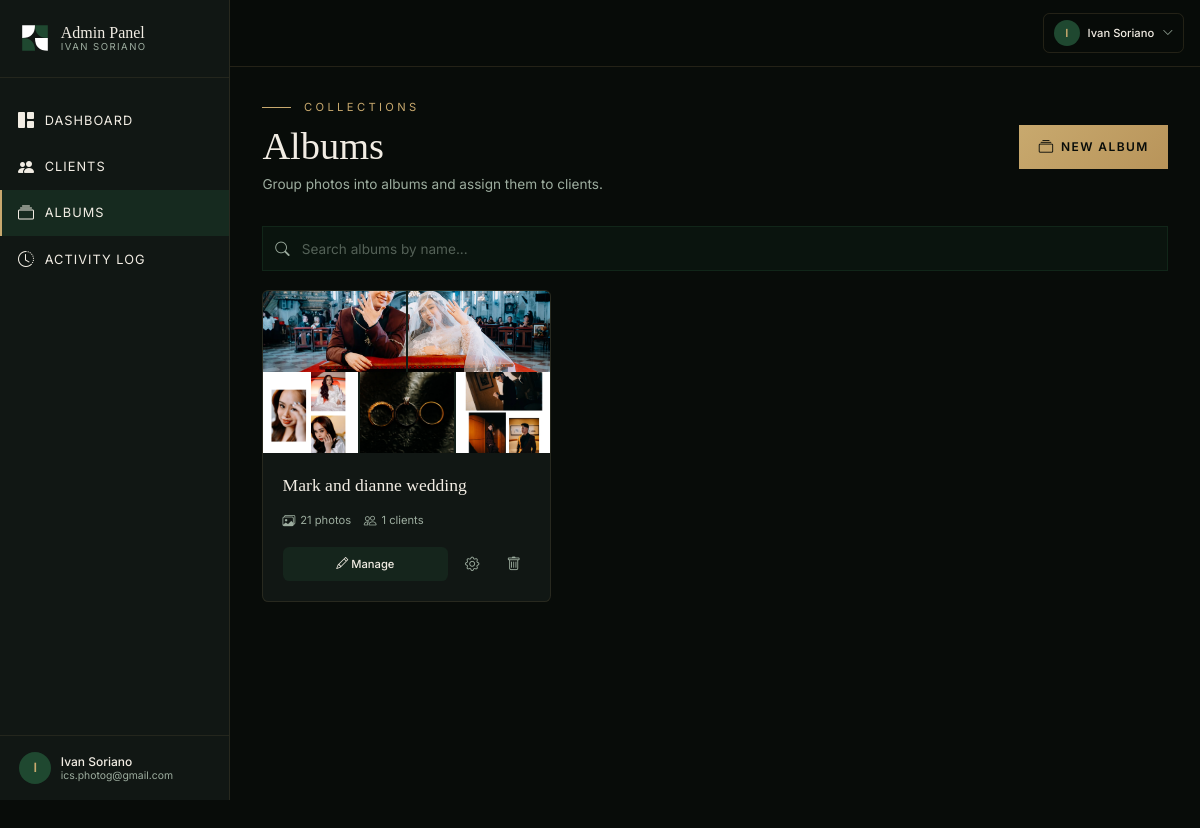
/admin/albums (signed in), run on the app's committed database.
### models.py (models this page shows, shortened)
class User(UserMixin, db.Model):
    __tablename__ = "users"
    id = db.Column(db.Integer, primary_key=True)
    email = db.Column(db.String(120), unique=True, nullable=False)
    password_hash = db.Column(db.String(256), nullable=True)
    role = db.Column(db.String(20), nullable=False, default="client")  # 'admin' or 'client'
    name = db.Column(db.String(100), nullable=False, default="")
    created_at = db.Column(db.DateTime, default=datetime.utcnow)
    failed_login_count = db.Column(db.Integer, default=0)
    locked_until = db.Column(db.DateTime, nullable=True)
    oauth_provider = db.Column(db.String(20), nullable=True)  # 'facebook', 'google', or None
    assignments = db.relationship("PhotoAssignment", backref="client", foreign_keys="PhotoAssignment.client_id", cascade="all, delete-orphan")
    @property
    def is_admin(self):
        return self.role == "admin"

class Album(db.Model):
    __tablename__ = "albums"
    id = db.Column(db.Integer, primary_key=True)
    name = db.Column(db.String(200), nullable=False)
    description = db.Column(db.Text, nullable=True)
    created_at = db.Column(db.DateTime, default=datetime.utcnow)
    created_by = db.Column(db.Integer, db.ForeignKey("users.id"), nullable=True)
    cover_photo_id = db.Column(db.Integer, db.ForeignKey("photos.id"), nullable=True)
    cover_position_x = db.Column(db.Float, default=50.0)
    cover_position_y = db.Column(db.Float, default=50.0)
    cover_zoom = db.Column(db.Float, default=1.0)
    cover_layout = db.Column(db.String(20), default="single")
    creator = db.relationship("User", foreign_keys=[created_by])
    cover_photo = db.relationship("Photo", foreign_keys=[cover_photo_id])
    cover_photos = db.relationship("AlbumCoverPhoto", backref="album", cascade="all, delete-orphan", order_by="AlbumCoverPhoto.position")
    photos = db.relationship("AlbumPhoto", backref="album", cascade="all, delete-orphan", order_by="AlbumPhoto.order_index, AlbumPhoto.added_at.desc()")
    assignments = db.relationship("AlbumAssignment", backref="album", cascade="all, delete-orphan")

class Photo(db.Model):
    __tablename__ = "photos"
    id = db.Column(db.Integer, primary_key=True)
    filename = db.Column(db.String(255), nullable=False)
    original_name = db.Column(db.String(255), nullable=False)
    title = db.Column(db.String(200), nullable=True)
    uploaded_at = db.Column(db.DateTime, default=datetime.utcnow)
    uploaded_by = db.Column(db.Integer, db.ForeignKey("users.id"), nullable=True)
    uploader = db.relationship("User", foreign_keys=[uploaded_by])
    assignments = db.relationship("PhotoAssignment", backref="photo", cascade="all, delete-orphan")

### admin.py (the view)
@admin_bp.route("/albums")
@admin_required
def albums():
    all_albums = Album.query.order_by(Album.created_at.desc()).all()
    all_clients = User.query.filter_by(role="client").order_by(User.name).all()
    return render_template("admin/albums.html", albums=all_albums, clients=all_clients)

### admin.py (called while the page is built)
def admin_required(f):
    @wraps(f)
    @login_required
    def decorated(*args, **kwargs):
        if not current_user.is_admin:
            return redirect(url_for("client.gallery"))
        return f(*args, **kwargs)
    return decorated

### app.py (called while the page is built)
@login_manager.user_loader
def load_user(user_id):
    return User.query.get(int(user_id))

### templates/admin/albums.html (shortened to what this page needs)
{% extends "admin/base.html" %}
{% block content %}
<div class="admin-animate">
  <div class="flex items-center justify-between mb-10">
    <div>
      <div class="flex items-center gap-4 mb-3">
        <span class="uppercase" style="font-family: var(--font-body); color: var(--isp-gold); letter-spacing: 0.3em; font-size: 14px;">Collections</span>
      </div>
      <h1 style="font-family: var(--font-display); color: var(--isp-cream); font-size: 48px; font-weight: 300; line-height: 1.1;">Albums</h1>
      <p class="mt-2" style="color: var(--isp-text-muted); font-size: 17px;">Group photos into albums and assign them to clients.</p>
    </div>
    <button onclick="document.getElementById('create-album-modal').style.display='flex'"
      class="admin-btn px-6 py-3.5 flex items-center gap-2" style="font-size: 15px;">
      <i class="bi bi-collection" style="font-size: 18px;"></i> New Album
    </button>
  </div>
  <div class="mb-6">
    <div class="relative">
      <i class="bi bi-search absolute left-4 top-1/2 -translate-y-1/2" style="font-size: 18px; color: var(--isp-text-muted);"></i>
      <input type="text" id="album-search" oninput="filterAlbums()" class="admin-input pl-12" placeholder="Search albums by name..." style="padding-left: 48px;" />
    </div>
  </div>
  {% if albums %}
  <div id="albums-grid" class="grid grid-cols-1 md:grid-cols-2 lg:grid-cols-3 gap-6">
    {% for album in albums %}
    <div class="admin-card rounded-lg overflow-hidden album-card" data-album-name="{{ album.name|lower }}">
      <a href="/admin/albums/{{ album.id }}" class="block">
        {% if album.cover_layout == 'single' and album.cover_photo %}
        <div style="aspect-ratio: 16/9; overflow: hidden; background-color: rgba(31,72,48,0.15);">
          <img src="{{ url_for('static', filename='uploads/' + album.cover_photo.filename) }}" alt=""
            style="width: 100%; height: 100%; object-fit: cover; object-position: {{ album.cover_position_x or 50 }}% {{ album.cover_position_y or 50 }}%; transform: scale({{ album.cover_zoom or 1 }});" />
        </div>
        {% elif album.cover_layout != 'single' and album.cover_photos|length > 0 %}
        <div style="aspect-ratio: 16/9; overflow: hidden; display: flex; background-color: rgba(31,72,48,0.15);">
          {% if album.cover_layout == 'duo' %}
            {% for cp in album.cover_photos[:2] %}
            <div style="flex: 1; overflow: hidden; {% if loop.index > 1 %}border-left: 2px solid var(--isp-bg);{% endif %}">
              <img src="{{ url_for('static', filename='uploads/' + cp.photo.filename) }}" alt="" style="width: 100%; height: 100%; object-fit: cover;" />
            </div>
            {% endfor %}
          {% elif album.cover_layout == 'mosaic' %}
            {% set cps = album.cover_photos[:5] %}
            <div style="display: flex; flex-direction: column; width: 100%; height: 100%;">
              <div style="flex: 1; display: flex; gap: 2px; min-height: 0; overflow: hidden;">
                {% if cps|length > 0 %}
                <div style="flex: 1; overflow: hidden; height: 100%; min-width: 0;">
                  <img src="{{ url_for('static', filename='uploads/' + cps[0].photo.filename) }}" alt="" style="width: 100%; height: 100%; object-fit: cover;" />
                </div>
                {% endif %}
                {% if cps|length > 1 %}
                <div style="flex: 1; overflow: hidden; height: 100%; min-width: 0;">
                  <img src="{{ url_for('static', filename='uploads/' + cps[1].photo.filename) }}" alt="" style="width: 100%; height: 100%; object-fit: cover;" />
                </div>
                {% endif %}
              </div>
              <div style="flex: 1; display: flex; gap: 2px; min-height: 0; overflow: hidden;">
                {% if cps|length > 2 %}
                <div style="flex: 1; overflow: hidden; height: 100%; min-width: 0;">
                  <img src="{{ url_for('static', filename='uploads/' + cps[2].photo.filename) }}" alt="" style="width: 100%; height: 100%; object-fit: cover;" />
                </div>
                {% endif %}
                {% if cps|length > 3 %}
                <div style="flex: 1; overflow: hidden; height: 100%; min-width: 0;">
                  <img src="{{ url_for('static', filename='uploads/' + cps[3].photo.filename) }}" alt="" style="width: 100%; height: 100%; object-fit: cover;" />
                </div>
                {% endif %}
                {% if cps|length > 4 %}
                <div style="flex: 1; overflow: hidden; height: 100%; min-width: 0;">
                  <img src="{{ url_for('static', filename='uploads/' + cps[4].photo.filename) }}" alt="" style="width: 100%; height: 100%; object-fit: cover;" />
                </div>
                {% endif %}
              </div>
            </div>
          {% endif %}
        </div>
        {% endif %}
      </a>
      <div class="p-6">
        <a href="/admin/albums/{{ album.id }}">
          <h3 style="font-family: var(--font-display); color: var(--isp-cream); font-size: 22px; font-weight: 400;">{{ album.name }}</h3>
        </a>
        <div class="flex items-center gap-4 mt-4">
          <span class="inline-flex items-center gap-1.5" style="color: var(--isp-text-muted); font-size: 14px;">
            <i class="bi bi-images" style="font-size: 16px;"></i> {{ album.photos|length }} photos
          </span>
          <span class="inline-flex items-center gap-1.5" style="color: var(--isp-text-muted); font-size: 14px;">
            <i class="bi bi-people" style="font-size: 16px;"></i> {{ album.assignments|length }} clients
          </span>
        </div>
        <div class="flex items-center gap-2 mt-5">
          <a href="/admin/albums/{{ album.id }}" class="flex-1 text-center py-2.5 rounded-lg transition-all" style="background-color: rgba(31,72,48,0.3); color: var(--isp-cream); font-size: 14px; font-weight: 500;">
            <i class="bi bi-pencil" style="font-size: 15px;"></i> Manage
          </a>
          <button onclick="openEditAlbumModal({{ album.id }})"
            class="inline-flex items-center justify-center w-11 h-11 rounded-lg transition-all hover:bg-isp-green"
            style="color: var(--isp-text-muted);" title="Edit">
            <i class="bi bi-gear" style="font-size: 18px;"></i>
          </button>
          <button onclick="deleteAlbum({{ album.id }}, '{{ album.name }}')"
            class="inline-flex items-center justify-center w-11 h-11 rounded-lg transition-all hover:bg-red-900/30"
            style="color: var(--isp-text-muted);" title="Delete">
            <i class="bi bi-trash" style="font-size: 18px;"></i>
          </button>
        </div>
      </div>
    </div>
    {% endfor %}
  </div>
  {% endif %}
</div>
{% endblock %}

### templates/admin/base.html (shortened to what this page needs)
<!DOCTYPE html>
<html lang="en">
<head>
  <script src="https://cdn.tailwindcss.com"></script>
  <link rel="stylesheet" href="https://cdn.jsdelivr.net/npm/bootstrap-icons@1.11.3/font/bootstrap-icons.min.css">
  <link rel="stylesheet" href="{{ url_for('static', filename='css/styles.css') }}" />
</head>
<body style="background-color: var(--isp-bg); font-family: var(--font-body); min-height: 100vh;">
  <div class="flex items-stretch" style="min-height: 125vh;">
    <aside class="fixed lg:sticky inset-y-0 left-0 w-72 z-50 flex flex-col transition-transform duration-300 -translate-x-full lg:translate-x-0"
      id="admin-sidebar"
      style="background-color: var(--isp-bg-card); border-right: 1px solid rgba(200,169,110,0.12);">
      <div class="px-6 py-7" style="border-bottom: 1px solid rgba(200,169,110,0.1);">
        <a href="/admin/dashboard" class="flex items-center gap-3">
          <svg width="40" height="40" viewBox="0 0 100 100" fill="none" xmlns="http://www.w3.org/2000/svg">
            <path d="M10 10 H50 Q50 50 10 50 Z" fill="white" />
            <path d="M50 10 H90 V50 Q50 50 50 10 Z" fill="#1F4830" />
            <path d="M10 50 Q50 50 50 90 H10 Z" fill="#1F4830" />
            <path d="M50 50 Q50 90 90 90 V50 Z" fill="white" />
          </svg>
          <div class="flex flex-col leading-none">
            <span style="font-family: var(--font-display); color: var(--isp-cream); font-size: 20px; font-weight: 400;">
              Admin Panel
            </span>
            <span style="font-family: var(--font-body); color: var(--isp-text-muted); font-size: 12px; letter-spacing: 0.15em; text-transform: uppercase; margin-top: 2px;">
              Ivan Soriano
            </span>
          </div>
        </a>
      </div>
      <nav class="flex-1 py-6 overflow-y-auto">
        <a href="/admin/dashboard" class="admin-nav-link" style="color: var(--isp-cream);">
          <i class="bi bi-grid-1x2-fill" style="font-size: 20px;"></i> Dashboard
        </a>
        <a href="/admin/clients" class="admin-nav-link" style="color: var(--isp-cream);">
          <i class="bi bi-people-fill" style="font-size: 20px;"></i> Clients
        </a>
        <a href="/admin/albums" class="admin-nav-link" style="color: var(--isp-cream);">
          <i class="bi bi-collection" style="font-size: 20px;"></i> Albums
        </a>
        <a href="/admin/logs" class="admin-nav-link" style="color: var(--isp-cream);">
          <i class="bi bi-clock-history" style="font-size: 20px;"></i> Activity Log
        </a>
      </nav>
      <div class="px-6 py-5" style="border-top: 1px solid rgba(200,169,110,0.1);">
        <div class="flex items-center gap-3">
          <div class="w-10 h-10 rounded-full flex items-center justify-center" style="background-color: var(--isp-green); color: var(--isp-gold); font-size: 16px; font-weight: 600;">
            {{ current_user.name[0] if current_user.name else 'A' }}
          </div>
          <div class="flex flex-col leading-tight">
            <span style="color: var(--isp-cream); font-size: 15px; font-weight: 500;">{{ current_user.name }}</span>
            <span style="color: var(--isp-text-muted); font-size: 13px;">{{ current_user.email }}</span>
          </div>
        </div>
      </div>
    </aside>
    <div class="flex-1 min-w-0" style="min-height: 125vh;">
      <header class="sticky top-0 z-30 flex items-center justify-between px-5 py-4"
        style="background-color: rgba(8,12,9,0.92); backdrop-filter: blur(12px); border-bottom: 1px solid rgba(200,169,110,0.15);">
        <div class="relative">
          <button onclick="toggleUserMenu()" class="flex items-center gap-2.5 px-3 py-2 rounded-lg transition-all hover:bg-isp-green" style="border: 1px solid rgba(200,169,110,0.15);">
            <div class="w-8 h-8 rounded-full flex items-center justify-center" style="background-color: var(--isp-green); color: var(--isp-gold); font-size: 14px; font-weight: 600;">
              {{ current_user.name[0] if current_user.name else 'A' }}
            </div>
            <span class="hidden sm:inline" style="color: var(--isp-cream); font-size: 14px; font-weight: 500;">{{ current_user.name }}</span>
            <i class="bi bi-chevron-down" style="font-size: 14px; color: var(--isp-text-muted);"></i>
          </button>
        </div>
      </header>
      <main class="px-6 lg:px-10 py-10">
        {% block content %}{% endblock %}
      </main>
    </div>
  </div>
</body>
</html>

### static/css/styles.css (style rules this page uses)
body { zoom: 0.8; }
:root { --isp-green: #1F4830; --isp-green-light: #2D5A3D; --isp-green-dark: #152E20; --isp-cream: #F2EDE4; --isp-gold: #C8A96E; --isp-bg: #080C09; --isp-bg-card: #111714; --isp-bg-section: #0D120F; --isp-text-muted: #9DAD9F; --font-display: 'Cormorant Garamond', Georgia, serif; --font-body: 'Inter', system-ui, sans-serif; }
* { margin: 0; padding: 0; box-sizing: border-box; }
html, body { height: 100%; }
body { background-color: var(--isp-bg); font-family: var(--font-body); color: var(--isp-cream); -webkit-font-smoothing: antialiased; -moz-osx-font-smoothing: grayscale; }
html { scroll-behavior: smooth; }

### templates/admin/base.html (style rules this page uses)
.admin-nav-link { display: flex; align-items: center; gap: 12px; padding: 14px 20px; font-size: 16px; letter-spacing: 0.08em; text-transform: uppercase; transition: all 0.3s ease; border-left: 3px solid transparent; }
.admin-nav-link.active { background-color: rgba(31,72,48,0.4); border-left-color: var(--isp-gold); color: var(--isp-gold); }
.admin-card { background-color: var(--isp-bg-card); border: 1px solid rgba(200,169,110,0.12); transition: border-color 0.3s ease, transform 0.3s ease; }
.admin-input { background-color: rgba(31,72,48,0.12); border: 1px solid rgba(31,72,48,0.35); color: var(--isp-cream); font-size: 17px; padding: 14px 18px; transition: border-color 0.3s ease, background-color 0.3s ease; outline: none; width: 100%; }
.admin-input::placeholder { color: rgba(157,173,159,0.5); }
.admin-btn { background: linear-gradient(135deg, var(--isp-gold), #B8945A); color: var(--isp-bg); font-weight: 600; letter-spacing: 0.12em; text-transform: uppercase; transition: transform 0.2s ease, box-shadow 0.3s ease; }
.admin-animate { animation: fadeInUp 0.5s ease-out; }

### data on the page
User: name "I", name "Ivan Soriano", email "ics.photog@gmail.com"
Album: filename (picture), name "Mark and dianne wedding", photos|length "21", assignments|length "1"
